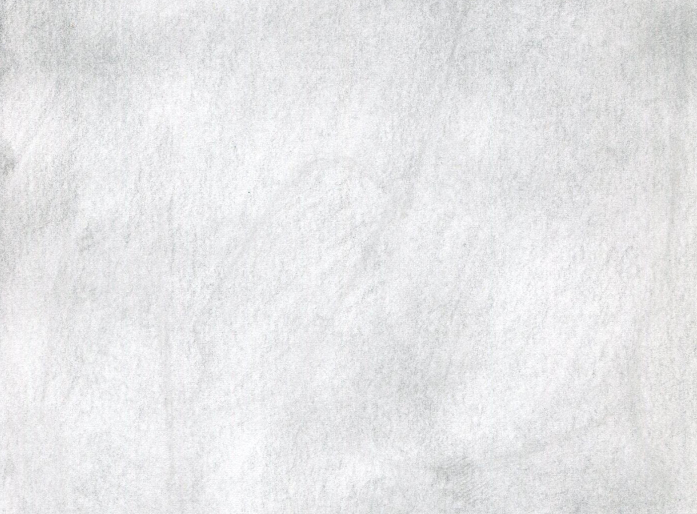
#> input picture background.jpg, 1394 x 1028 px (shown at 1/2 size)
$ python find_games.py --input background.jpg   (older library calls are emulated)
#> lines starting #> are read from the running program, lines starting #| are printed output that depends on the picture
#> further down, image is the input picture: shape (1028, 1394, 3); mean B, G, R 232, 230.5, 230.3
import sys, getopt
import numpy as np
import cv2
import argparse


def crop(image, width, height):
    image_width = image.shape[0]
    image_height = image.shape[1]
    x = (image_width - width) / 2
    y = (image_height - height) / 2
    cropped_image = image[x:x + width, y:y + height]
    return cropped_image


def resize(image, height):
    ratio = float(height) / image.shape[1]
    dim = (height, int(image.shape[0] * ratio))
    resized_image = cv2.resize(image, dim, interpolation=cv2.INTER_AREA)
    return resized_image


def gray(image, width, height):
#> called with width = 1028, height = 1394
    img_gray = cv2.cvtColor(image, cv2.COLOR_RGB2GRAY)
    img_blur = cv2.GaussianBlur(img_gray, (21, 21), 0, 0)
    img_blend = cv2.divide(img_gray, img_blur, scale=256)
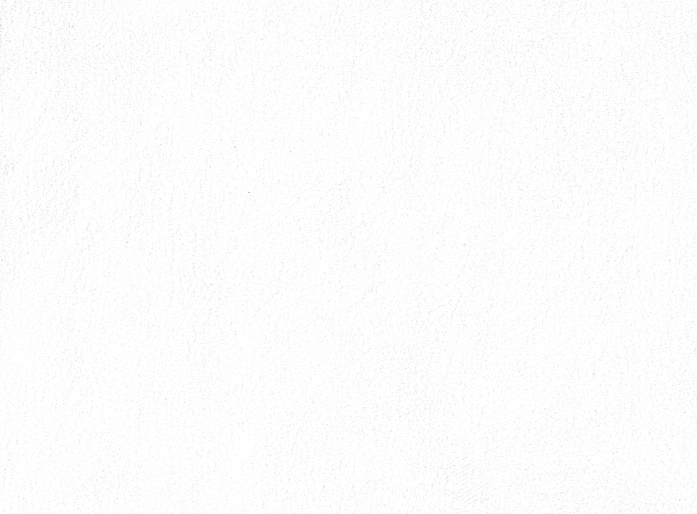
#> img_blend: shape (1028, 1394) (shown at 1/2 size); min 144, max 255, mean 252.4

    canvas = cv2.imread('background.jpg', cv2.CV_8UC1)
#> canvas: shape (1028, 1394); min 130, max 255, mean 230.6
    canvas = cv2.resize(canvas, (height, width))
    img_blend = cv2.multiply(img_blend, canvas, scale=1./256)
    return cv2.cvtColor(img_blend, cv2.COLOR_GRAY2RGB)


parser = argparse.ArgumentParser(description='Crop or resize image')
parser.add_argument('-i', '--input')
parser.add_argument('-o', '--output')
parser.add_argument('-r', '--resize')
parser.add_argument('-c', '--crop')
args = parser.parse_args()
# print(args.crop)

image = cv2.imread(args.input)

if args.crop != None:
    values = args.crop.split(':')
    image = crop(image, int(values[0]), int(values[1]))

if args.resize != None:
    image = resize(image, int(args.resize))

if args.output != None:
    cv2.imwrite(args.output, image)

# print(image.shape)

cv2.imshow("Image", gray(image, image.shape[0], image.shape[1]))
# [4 lines of commented-out code are left out]
cv2.waitKey(0)
